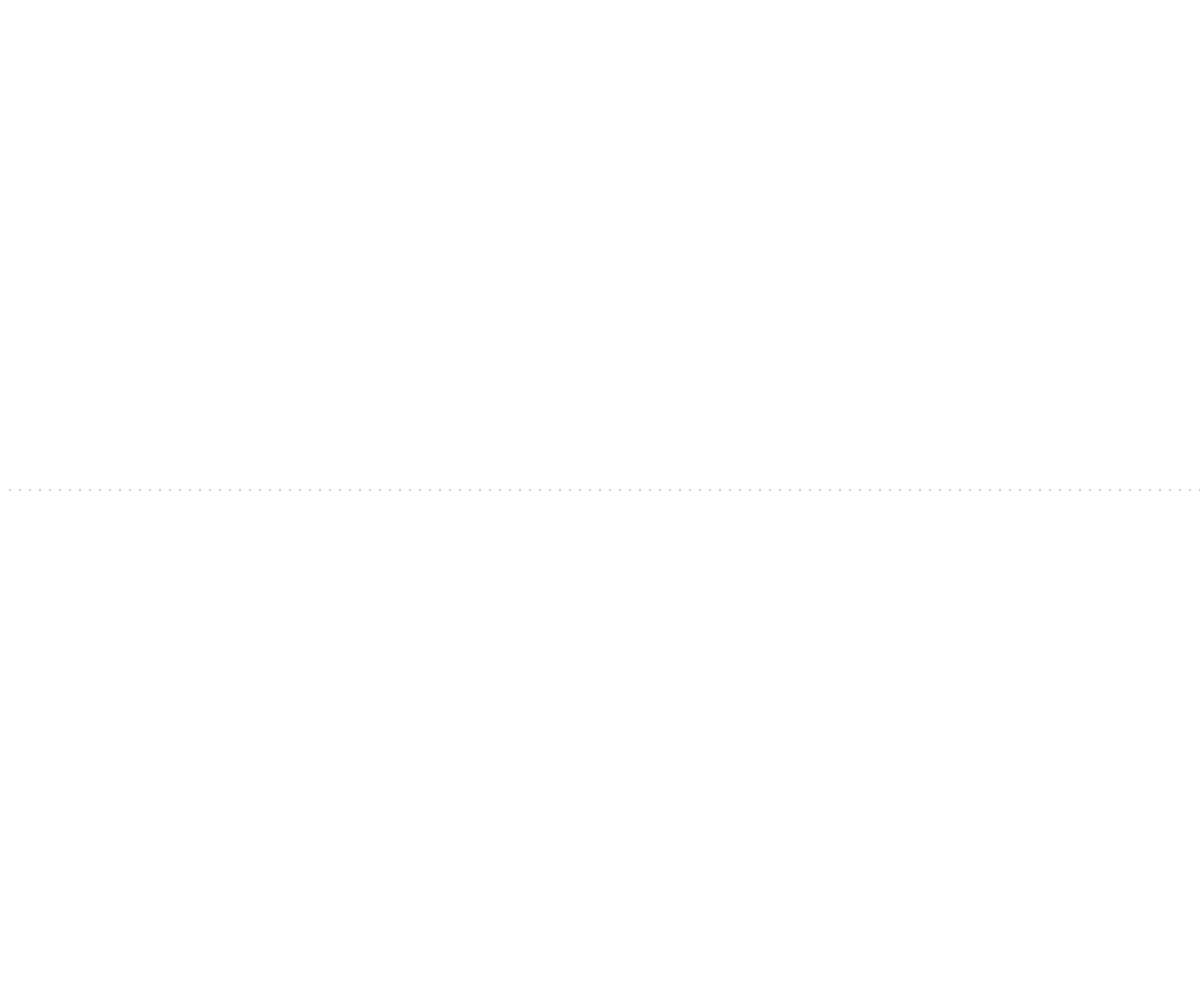
Frame 1 (no input)
Frame 60 (no input): identical to frame 1, image omitted
Frame 120 (the mouse pressed at the canvas centre since frame 60): identical to frame 1, image omitted

The p5.js sketch that drew this single still picture (run headless with seeded random() and noise() and a simulated clock; from frame 60 on, the mouse is pressed at the canvas centre):

// p5.js sketch
// ── sketch.js

var x1, x2, y1, y2, t, espacamentoHorizontal, numLinhas, linhaActual;

function setup()
{
    createCanvas(windowWidth, windowHeight);

    t = 20;
    numLinhas = 150
    
}

function draw()

{
    background(255);
    linhaActual = 1;
    espacamentoHorizontal = width/numLinhas;

    /*while (linhaActual<numLinhas)
    {
        y1 = height/2 - t/2;
        y2 = height/2 + t/2;

        x1 = espacamentoHorizontal*linhaActual;
        x2 = x1;
    
       // strokeWeight(3);
        line(x1, y1, x2, y2);

        linhaActual++;
    }
 
*/

x1 = 0;
while(x1<width)

{
    y1 = height/2 - t/2;
    y2 = height/2 - t/2;

    x1 += 10;
    x2 = x1;

    line(x1, y1, x2, y2);
}

}
function windowResized()
{
    resizeCanvas(windowWidth, windowHeight);
}
